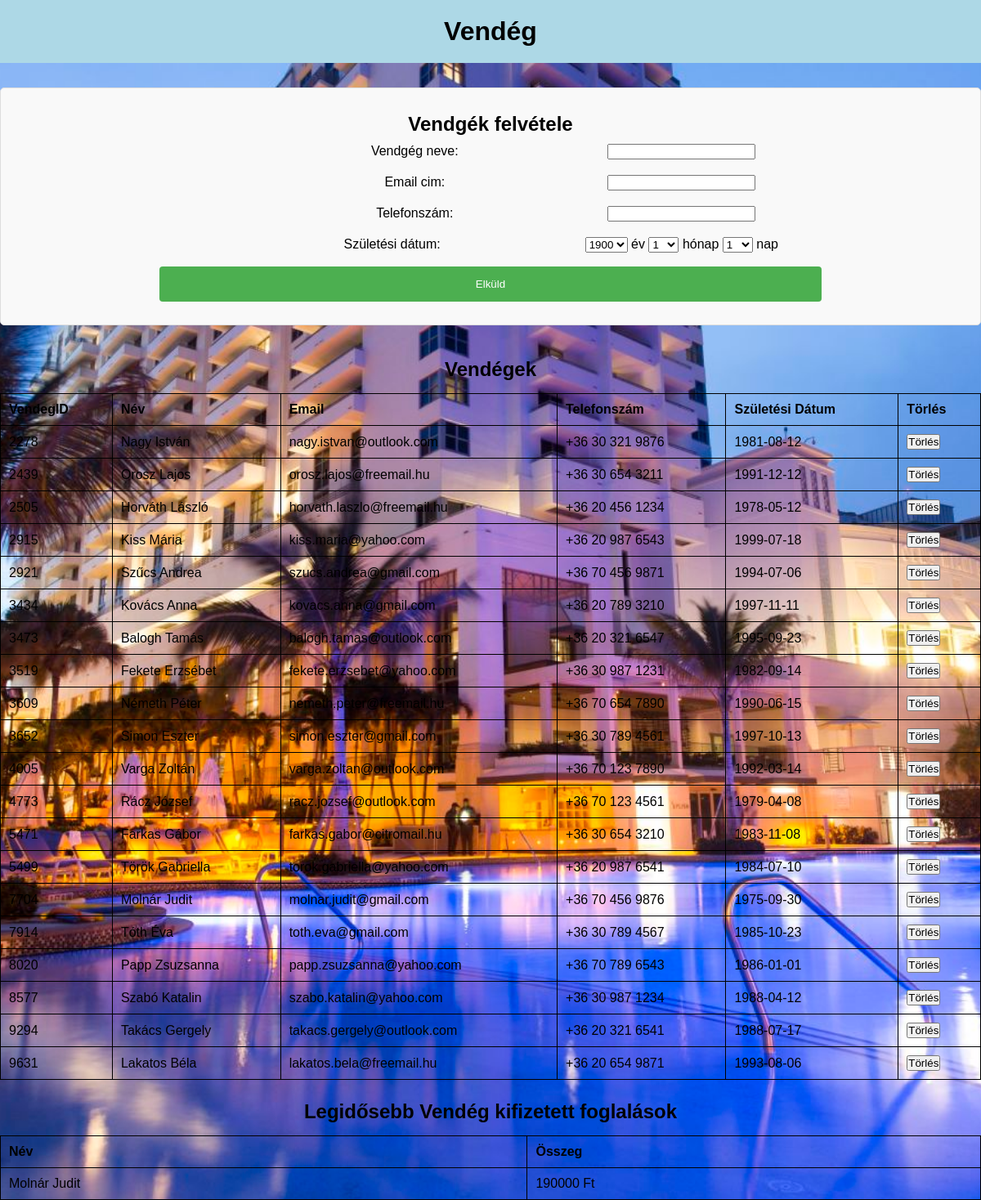
Screenshot of /kotprog/index.php?page=vendeg with the database file from the repository.
### tables this page shows
CREATE TABLE `vendegek` (
  `vendegid` int(11) NOT NULL,
  `nev` varchar(100) NOT NULL,
  `email` varchar(255) NOT NULL,
  `telefonszam` varchar(20) NOT NULL,
  `szuletesidatum` date NOT NULL
);

### kotprog/common/db_fuggvenyek.php (called while the page is built, shortened)
<?php
function szalloda_csatlakozas()
{
    $conn = mysqli_connect("localhost", "root", "") or die("Csatlakozasi hiba!");
    mysqli_query($conn, 'SET NAMES UTF8');
    mysqli_query($conn, 'SET character_set_results=utf8');
    mysqli_set_charset($conn, 'utf8');
    return $conn;
}
function vendegeketLeker()
{
    if (!($conn = szalloda_csatlakozas())) {
        return false;
    }
    $result = mysqli_query($conn, "SELECT * FROM vendegek");
    return $result;
}
function legidosebbvendegLeker()
{
    if (!($conn = szalloda_csatlakozas())) {
        return false;
    }
    $result = mysqli_query($conn, "SELECT vendegek.nev, SUM(DATEDIFF(foglalasok.meddig, foglalasok.mettol)*szobatipusok.napiar) AS osszesen
    FROM foglalasok JOIN vendegek ON foglalasok.vendegid = vendegek.vendegid
    JOIN szobak ON foglalasok.szobaszam = szobak.szobaszam
    JOIN szobatipusok ON szobak.megnevezesid = szobatipusok.megnevezesid
    WHERE vendegek.vendegid = ( SELECT vendegid FROM vendegek ORDER BY vendegek.szuletesidatum ASC LIMIT 1 )");
    return $result;
}

### kotprog/pages/vendeg.php (the view, shortened to what this page needs)
<div class="form-container">
  <h2>Vendgék felvétele</h2>
  <form method="POST" action="common/vendegfelvetel.php" accept-charset="utf-8">
    <label>Vendgég neve: </label>
    <input type="text" name="vendegnev" required/>
    <br>
    <label>Email cim: </label>
    <input type="email" name="vendegemail" required/>
    <br>
    <label>Telefonszám: </label>
    <input type="text" name="vendegtelefon" required/>
    <br>
    <label>Születési dátum: </label>
    <select name="szulev" required>
    <?php
    for ($i = 1900; $i <= date("Y"); $i++) {
      echo '<option value="' . $i . '">' . $i . '</option>';
    }
    ?>
    </select> év
    <select name="szulhonap" required>
    <?php
    for ($i = 1; $i <= 12; $i++) {
      echo '<option value="' . $i . '">' . $i . '</option>';
    }
    ?>
    </select> hónap
    <select name="szulnap" required>
    <?php
    for ($i = 1; $i <= 31; $i++) {
      echo '<option value="' . $i . '">' . $i . '</option>';
    }
    ?>
    </select> nap
    <br>
    <input type="submit" value="Elküld" />
  </form>
</div>
<div>
  <h2>Vendégek</h2>
  <table>
    <tr>
      <th>VendegID</th>
      <th>Név</th>
      <th>Email</th>
      <th>Telefonszám</th>
      <th>Születési Dátum</th>
      <th>Törlés</th>
    </tr>
    <?php
    $vendegek = vendegeketLeker();
    while ($vendeg = mysqli_fetch_assoc($vendegek)) {
      echo "<tr>";
      echo "<td>" . $vendeg['vendegid'] . "</td>";
      echo "<td>" . $vendeg['nev'] . "</td>";
      echo "<td>" . $vendeg['email'] . "</td>";
      echo "<td>" . $vendeg['telefonszam'] . "</td>";
      echo "<td>" . $vendeg['szuletesidatum'] . "</td>";
      echo '<td><form method="POST" action="common/vendegtorles.php">
				  <input type="hidden" name="toroltvendeg" value="'.$vendeg["vendegid"].'" />
				  <input type="submit" value="Törlés" />
		          </form></td>';
      echo "</tr>";
    }
    ?>
  </table>
</div>
<div>
  <h2>Legidősebb Vendég kifizetett foglalások</h2>
  <table>
    <tr>
      <th>Név</th>
      <th>Összeg</th>
    </tr>
    <?php
    $legidosebbvendeg = legidosebbvendegLeker();
    while ($vendeg = mysqli_fetch_assoc($legidosebbvendeg)) {
      echo "<tr>";
      echo "<td>" . $vendeg['nev'] . "</td>";
      echo "<td>" . $vendeg['osszesen'] . " Ft</td>";
      echo "</tr>";
    }
    ?>
  </table>
</div>

### kotprog/style.css (style rules this page uses)
* { margin: 0; padding: 0; box-sizing: border-box; font-family: sans-serif; }
.form-container { display: flex; flex-direction: column; justify-content: left; align-items: left; margin: 30px auto; padding: 20px; border: 1px solid #ddd; border-radius: 5px; background-color: #f9f9f9; width: 100%; }
label { width: 40%; display: inline-block; padding: 10px; ; }
.form-container input[type=submit] { width: 70%; background-color: #4CAF50; color: white; padding: 14px 20px; margin: 8px 0; border: none; border-radius: 4px; cursor: pointer; }
table { width: 100%; border-collapse: collapse; margin-top: 15px; margin-bottom: 15px; }
table, th, td { border: 1px solid black; }
th, td { padding: 10px; text-align: left; }
h2 { padding-top: 10px; }

### kotprog/index.php (style rules this page uses)
body { background-image: url("./img/hotel.jpg"); background-position: center; background-repeat: no-repeat; background-size: cover; background-attachment: fixed; height: 100vh; margin: 0; overflow: hidden; }

### rows the page displays
vendegek: vendegid "2278", nev "Nagy István", email "nagy.istvan@outlook.com", telefonszam "+36 30 321 9876", szuletesidatum "1981-08-12"
vendegek: vendegid "2439", nev "Orosz Lajos", email "orosz.lajos@freemail.hu", telefonszam "+36 30 654 3211", szuletesidatum "1991-12-12"
vendegek: vendegid "2505", nev "Horváth László", email "horvath.laszlo@freemail.hu", telefonszam "+36 20 456 1234", szuletesidatum "1978-05-12"
vendegek: vendegid "2915", nev "Kiss Mária", email "kiss.maria@yahoo.com", telefonszam "+36 20 987 6543", szuletesidatum "1999-07-18"
vendegek: vendegid "2921", nev "Szűcs Andrea", email "szucs.andrea@gmail.com", telefonszam "+36 70 456 9871", szuletesidatum "1994-07-06"
vendegek: vendegid "3434", nev "Kovács Anna", email "kovacs.anna@gmail.com", telefonszam "+36 20 789 3210", szuletesidatum "1997-11-11"
vendegek: vendegid "3473", nev "Balogh Tamás", email "balogh.tamas@outlook.com", telefonszam "+36 20 321 6547", szuletesidatum "1995-09-23"
vendegek: vendegid "3519", nev "Fekete Erzsébet", email "fekete.erzsebet@yahoo.com", telefonszam "+36 30 987 1231", szuletesidatum "1982-09-14"
vendegek: vendegid "3609", nev "Németh Péter", email "nemeth.peter@freemail.hu", telefonszam "+36 70 654 7890", szuletesidatum "1990-06-15"
vendegek: vendegid "3652", nev "Simon Eszter", email "simon.eszter@gmail.com", telefonszam "+36 30 789 4561", szuletesidatum "1997-10-13"
vendegek: vendegid "4005", nev "Varga Zoltán", email "varga.zoltan@outlook.com", telefonszam "+36 70 123 7890", szuletesidatum "1992-03-14"
vendegek: vendegid "4773", nev "Rácz József", email "racz.jozsef@outlook.com", telefonszam "+36 70 123 4561", szuletesidatum "1979-04-08"
vendegek: vendegid "5471", nev "Farkas Gábor", email "farkas.gabor@citromail.hu", telefonszam "+36 30 654 3210", szuletesidatum "1983-11-08"
vendegek: vendegid "5499", nev "Török Gabriella", email "torok.gabriella@yahoo.com", telefonszam "+36 20 987 6541", szuletesidatum "1984-07-10"
vendegek: vendegid "7704", nev "Molnár Judit", email "molnar.judit@gmail.com", telefonszam "+36 70 456 9876", szuletesidatum "1975-09-30"
vendegek: vendegid "7914", nev "Tóth Éva", email "toth.eva@gmail.com", telefonszam "+36 30 789 4567", szuletesidatum "1985-10-23"
vendegek: vendegid "8020", nev "Papp Zsuzsanna", email "papp.zsuzsanna@yahoo.com", telefonszam "+36 70 789 6543", szuletesidatum "1986-01-01"
vendegek: vendegid "8577", nev "Szabó Katalin", email "szabo.katalin@yahoo.com", telefonszam "+36 30 987 1234", szuletesidatum "1988-04-12"
vendegek: vendegid "9294", nev "Takács Gergely", email "takacs.gergely@outlook.com", telefonszam "+36 20 321 6541", szuletesidatum "1988-07-17"
vendegek: vendegid "9631", nev "Lakatos Béla", email "lakatos.bela@freemail.hu", telefonszam "+36 20 654 9871", szuletesidatum "1993-08-06"

### other values shown
$prefix "Vendég"
$vendeg['nev'] "Molnár Judit"
$vendeg['osszesen'] "190000"
form field szulev "1900"
form field szulhonap "1"
form field szulnap "1"
